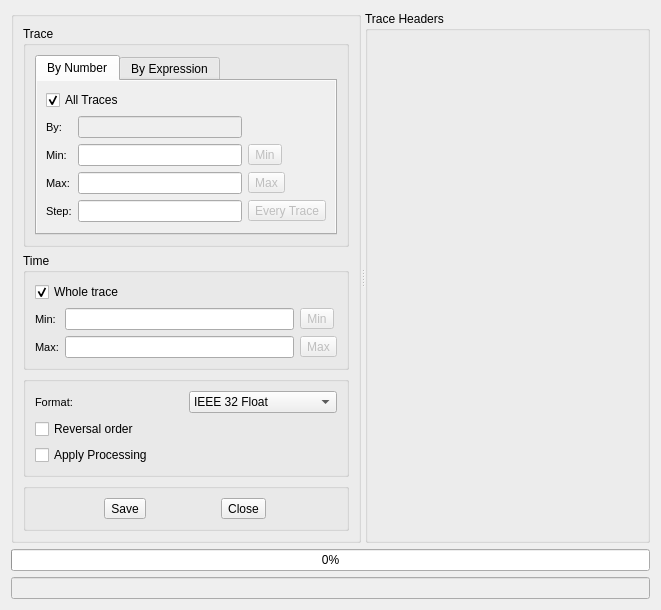
<?xml version="1.0" encoding="UTF-8"?>
<ui version="4.0">
 <class>SaveAsDialog</class>
 <widget class="QDialog" name="SaveAsDialog">
  <property name="geometry">
   <rect>
    <x>0</x>
    <y>0</y>
    <width>661</width>
    <height>550</height>
   </rect>
  </property>
  <property name="windowTitle">
   <string>Save File As</string>
  </property>
  <property name="modal">
   <bool>true</bool>
  </property>
  <layout class="QVBoxLayout" name="verticalLayout_7">
   <item>
    <widget class="QSplitter" name="splitter">
     <property name="orientation">
      <enum>Qt::Horizontal</enum>
     </property>
     <widget class="QGroupBox" name="groupBox">
      <property name="sizePolicy">
       <sizepolicy hsizetype="Preferred" vsizetype="Preferred">
        <horstretch>0</horstretch>
        <verstretch>0</verstretch>
       </sizepolicy>
      </property>
      <property name="maximumSize">
       <size>
        <width>350</width>
        <height>16777215</height>
       </size>
      </property>
      <property name="title">
       <string/>
      </property>
      <layout class="QVBoxLayout" name="verticalLayout">
       <item>
        <widget class="QGroupBox" name="groupBox_3">
         <property name="title">
          <string>Trace</string>
         </property>
         <layout class="QVBoxLayout" name="verticalLayout_3">
          <item>
           <widget class="QTabWidget" name="tabNumExp">
            <property name="autoFillBackground">
             <bool>false</bool>
            </property>
            <property name="currentIndex">
             <number>0</number>
            </property>
            <widget class="QWidget" name="tab">
             <property name="autoFillBackground">
              <bool>true</bool>
             </property>
             <attribute name="title">
              <string>By Number</string>
             </attribute>
             <layout class="QVBoxLayout" name="verticalLayout_6">
              <item>
               <widget class="QCheckBox" name="ckTrAll">
                <property name="text">
                 <string>All Traces</string>
                </property>
                <property name="checked">
                 <bool>true</bool>
                </property>
               </widget>
              </item>
              <item>
               <layout class="QGridLayout" name="gridLayout">
                <item row="0" column="0">
                 <widget class="QLabel" name="label_2">
                  <property name="font">
                   <font>
                    <pointsize>8</pointsize>
                   </font>
                  </property>
                  <property name="text">
                   <string>By:</string>
                  </property>
                 </widget>
                </item>
                <item row="0" column="1">
                 <widget class="QLineEdit" name="edIdx">
                  <property name="enabled">
                   <bool>false</bool>
                  </property>
                 </widget>
                </item>
                <item row="1" column="0">
                 <widget class="QLabel" name="label_3">
                  <property name="font">
                   <font>
                    <pointsize>8</pointsize>
                   </font>
                  </property>
                  <property name="text">
                   <string>Min:</string>
                  </property>
                 </widget>
                </item>
                <item row="1" column="1">
                 <widget class="QLineEdit" name="edTrMin"/>
                </item>
                <item row="1" column="2">
                 <widget class="QToolButton" name="btnTrMin">
                  <property name="enabled">
                   <bool>false</bool>
                  </property>
                  <property name="minimumSize">
                   <size>
                    <width>30</width>
                    <height>0</height>
                   </size>
                  </property>
                  <property name="text">
                   <string>Min</string>
                  </property>
                 </widget>
                </item>
                <item row="2" column="0">
                 <widget class="QLabel" name="label_4">
                  <property name="font">
                   <font>
                    <pointsize>8</pointsize>
                   </font>
                  </property>
                  <property name="text">
                   <string>Max:</string>
                  </property>
                 </widget>
                </item>
                <item row="2" column="1">
                 <widget class="QLineEdit" name="edTrMax"/>
                </item>
                <item row="2" column="2">
                 <widget class="QToolButton" name="btnTrMax">
                  <property name="enabled">
                   <bool>false</bool>
                  </property>
                  <property name="minimumSize">
                   <size>
                    <width>30</width>
                    <height>0</height>
                   </size>
                  </property>
                  <property name="text">
                   <string>Max</string>
                  </property>
                 </widget>
                </item>
                <item row="3" column="0">
                 <widget class="QLabel" name="label_5">
                  <property name="font">
                   <font>
                    <pointsize>8</pointsize>
                   </font>
                  </property>
                  <property name="text">
                   <string>Step:</string>
                  </property>
                 </widget>
                </item>
                <item row="3" column="1">
                 <widget class="QLineEdit" name="edTrStp"/>
                </item>
                <item row="3" column="2">
                 <widget class="QToolButton" name="btnTrStp">
                  <property name="enabled">
                   <bool>false</bool>
                  </property>
                  <property name="text">
                   <string>Every Trace</string>
                  </property>
                 </widget>
                </item>
               </layout>
              </item>
              <item>
               <spacer name="verticalSpacer">
                <property name="orientation">
                 <enum>Qt::Vertical</enum>
                </property>
                <property name="sizeHint" stdset="0">
                 <size>
                  <width>20</width>
                  <height>43</height>
                 </size>
                </property>
               </spacer>
              </item>
             </layout>
            </widget>
            <widget class="QWidget" name="tab_2">
             <property name="autoFillBackground">
              <bool>true</bool>
             </property>
             <attribute name="title">
              <string>By Expression</string>
             </attribute>
             <layout class="QVBoxLayout" name="verticalLayout_5">
              <item>
               <widget class="QGroupBox" name="EcBox">
                <property name="title">
                 <string/>
                </property>
                <layout class="QHBoxLayout" name="horizontalLayout_15">
                 <item>
                  <widget class="QPushButton" name="btnHexp">
                   <property name="sizePolicy">
                    <sizepolicy hsizetype="Fixed" vsizetype="Fixed">
                     <horstretch>0</horstretch>
                     <verstretch>0</verstretch>
                    </sizepolicy>
                   </property>
                   <property name="minimumSize">
                    <size>
                     <width>25</width>
                     <height>25</height>
                    </size>
                   </property>
                   <property name="maximumSize">
                    <size>
                     <width>25</width>
                     <height>25</height>
                    </size>
                   </property>
                   <property name="text">
                    <string/>
                   </property>
                   <property name="icon">
                    <iconset resource="myrc.qrc">
                     <normaloff>:/images/Hexp.png</normaloff>:/images/Hexp.png</iconset>
                   </property>
                  </widget>
                 </item>
                 <item>
                  <widget class="QPushButton" name="btnNexp">
                   <property name="sizePolicy">
                    <sizepolicy hsizetype="Fixed" vsizetype="Fixed">
                     <horstretch>0</horstretch>
                     <verstretch>0</verstretch>
                    </sizepolicy>
                   </property>
                   <property name="minimumSize">
                    <size>
                     <width>25</width>
                     <height>25</height>
                    </size>
                   </property>
                   <property name="maximumSize">
                    <size>
                     <width>25</width>
                     <height>25</height>
                    </size>
                   </property>
                   <property name="text">
                    <string/>
                   </property>
                   <property name="icon">
                    <iconset resource="myrc.qrc">
                     <normaloff>:/images/Nexp.png</normaloff>:/images/Nexp.png</iconset>
                   </property>
                  </widget>
                 </item>
                 <item>
                  <widget class="QPushButton" name="btnLexp">
                   <property name="sizePolicy">
                    <sizepolicy hsizetype="Fixed" vsizetype="Fixed">
                     <horstretch>0</horstretch>
                     <verstretch>0</verstretch>
                    </sizepolicy>
                   </property>
                   <property name="minimumSize">
                    <size>
                     <width>25</width>
                     <height>25</height>
                    </size>
                   </property>
                   <property name="maximumSize">
                    <size>
                     <width>25</width>
                     <height>25</height>
                    </size>
                   </property>
                   <property name="text">
                    <string/>
                   </property>
                   <property name="icon">
                    <iconset resource="myrc.qrc">
                     <normaloff>:/images/Lexp.png</normaloff>:/images/Lexp.png</iconset>
                   </property>
                  </widget>
                 </item>
                 <item>
                  <spacer name="horizontalSpacer_12">
                   <property name="orientation">
                    <enum>Qt::Horizontal</enum>
                   </property>
                   <property name="sizeType">
                    <enum>QSizePolicy::Fixed</enum>
                   </property>
                   <property name="sizeHint" stdset="0">
                    <size>
                     <width>10</width>
                     <height>20</height>
                    </size>
                   </property>
                  </spacer>
                 </item>
                 <item>
                  <widget class="QPushButton" name="btnClrExp">
                   <property name="sizePolicy">
                    <sizepolicy hsizetype="Fixed" vsizetype="Fixed">
                     <horstretch>0</horstretch>
                     <verstretch>0</verstretch>
                    </sizepolicy>
                   </property>
                   <property name="minimumSize">
                    <size>
                     <width>25</width>
                     <height>25</height>
                    </size>
                   </property>
                   <property name="maximumSize">
                    <size>
                     <width>25</width>
                     <height>25</height>
                    </size>
                   </property>
                   <property name="text">
                    <string/>
                   </property>
                   <property name="icon">
                    <iconset resource="myrc.qrc">
                     <normaloff>:/images/delete_item.png</normaloff>:/images/delete_item.png</iconset>
                   </property>
                  </widget>
                 </item>
                 <item>
                  <spacer name="horizontalSpacer_13">
                   <property name="orientation">
                    <enum>Qt::Horizontal</enum>
                   </property>
                   <property name="sizeType">
                    <enum>QSizePolicy::Expanding</enum>
                   </property>
                   <property name="sizeHint" stdset="0">
                    <size>
                     <width>115</width>
                     <height>20</height>
                    </size>
                   </property>
                  </spacer>
                 </item>
                </layout>
               </widget>
              </item>
              <item>
               <widget class="QPlainTextEdit" name="txtExp"/>
              </item>
             </layout>
            </widget>
           </widget>
          </item>
         </layout>
        </widget>
       </item>
       <item>
        <widget class="QGroupBox" name="groupBox_4">
         <property name="title">
          <string>Time</string>
         </property>
         <layout class="QVBoxLayout" name="verticalLayout_2">
          <item>
           <widget class="QCheckBox" name="ckTmAll">
            <property name="text">
             <string>Whole trace</string>
            </property>
            <property name="checked">
             <bool>true</bool>
            </property>
           </widget>
          </item>
          <item>
           <layout class="QGridLayout" name="gridLayout_2">
            <item row="0" column="0">
             <widget class="QLabel" name="label_6">
              <property name="font">
               <font>
                <pointsize>8</pointsize>
               </font>
              </property>
              <property name="text">
               <string>Min:</string>
              </property>
             </widget>
            </item>
            <item row="0" column="1">
             <widget class="QLineEdit" name="edTmMin"/>
            </item>
            <item row="0" column="2">
             <widget class="QToolButton" name="btnTmMin">
              <property name="enabled">
               <bool>false</bool>
              </property>
              <property name="minimumSize">
               <size>
                <width>30</width>
                <height>0</height>
               </size>
              </property>
              <property name="text">
               <string>Min</string>
              </property>
             </widget>
            </item>
            <item row="1" column="0">
             <widget class="QLabel" name="label_7">
              <property name="font">
               <font>
                <pointsize>8</pointsize>
               </font>
              </property>
              <property name="text">
               <string>Max:</string>
              </property>
             </widget>
            </item>
            <item row="1" column="1">
             <widget class="QLineEdit" name="edTmMax"/>
            </item>
            <item row="1" column="2">
             <widget class="QToolButton" name="btnTmMax">
              <property name="enabled">
               <bool>false</bool>
              </property>
              <property name="minimumSize">
               <size>
                <width>30</width>
                <height>0</height>
               </size>
              </property>
              <property name="text">
               <string>Max</string>
              </property>
             </widget>
            </item>
           </layout>
          </item>
         </layout>
        </widget>
       </item>
       <item>
        <widget class="QGroupBox" name="groupBox_5">
         <property name="title">
          <string/>
         </property>
         <layout class="QVBoxLayout" name="verticalLayout_4">
          <item>
           <layout class="QHBoxLayout" name="horizontalLayout">
            <item>
             <widget class="QLabel" name="label_8">
              <property name="font">
               <font>
                <pointsize>8</pointsize>
               </font>
              </property>
              <property name="text">
               <string>Format:</string>
              </property>
             </widget>
            </item>
            <item>
             <widget class="QComboBox" name="cbFormat">
              <item>
               <property name="text">
                <string>IEEE 32 Float</string>
               </property>
              </item>
              <item>
               <property name="text">
                <string>IBM 32 Float</string>
               </property>
              </item>
             </widget>
            </item>
           </layout>
          </item>
          <item>
           <widget class="QCheckBox" name="ckRev">
            <property name="text">
             <string>Reversal order</string>
            </property>
            <property name="checked">
             <bool>false</bool>
            </property>
           </widget>
          </item>
          <item>
           <widget class="QCheckBox" name="ckProc">
            <property name="text">
             <string>Apply Processing</string>
            </property>
            <property name="checked">
             <bool>false</bool>
            </property>
           </widget>
          </item>
         </layout>
        </widget>
       </item>
       <item>
        <widget class="QGroupBox" name="groupBox_6">
         <property name="title">
          <string/>
         </property>
         <layout class="QHBoxLayout" name="horizontalLayout_2">
          <item>
           <widget class="QToolButton" name="btnSave">
            <property name="text">
             <string>Save</string>
            </property>
            <property name="icon">
             <iconset resource="myrc.qrc">
              <normaloff>:/images/FileSave.png</normaloff>:/images/FileSave.png</iconset>
            </property>
            <property name="toolButtonStyle">
             <enum>Qt::ToolButtonTextBesideIcon</enum>
            </property>
           </widget>
          </item>
          <item>
           <widget class="QToolButton" name="btnClose">
            <property name="text">
             <string>Close</string>
            </property>
            <property name="icon">
             <iconset resource="myrc.qrc">
              <normaloff>:/images/delete_item.png</normaloff>:/images/delete_item.png</iconset>
            </property>
            <property name="toolButtonStyle">
             <enum>Qt::ToolButtonTextBesideIcon</enum>
            </property>
           </widget>
          </item>
         </layout>
        </widget>
       </item>
      </layout>
     </widget>
     <widget class="QGroupBox" name="hdrBox">
      <property name="sizePolicy">
       <sizepolicy hsizetype="Expanding" vsizetype="Preferred">
        <horstretch>0</horstretch>
        <verstretch>0</verstretch>
       </sizepolicy>
      </property>
      <property name="title">
       <string>Trace Headers</string>
      </property>
     </widget>
    </widget>
   </item>
   <item>
    <widget class="QProgressBar" name="progressBar">
     <property name="value">
      <number>0</number>
     </property>
     <property name="alignment">
      <set>Qt::AlignCenter</set>
     </property>
    </widget>
   </item>
   <item>
    <widget class="QLineEdit" name="edMess">
     <property name="enabled">
      <bool>false</bool>
     </property>
    </widget>
   </item>
  </layout>
 </widget>
 <resources>
  <include location="myrc.qrc"/>
 </resources>
 <connections/>
</ui>
